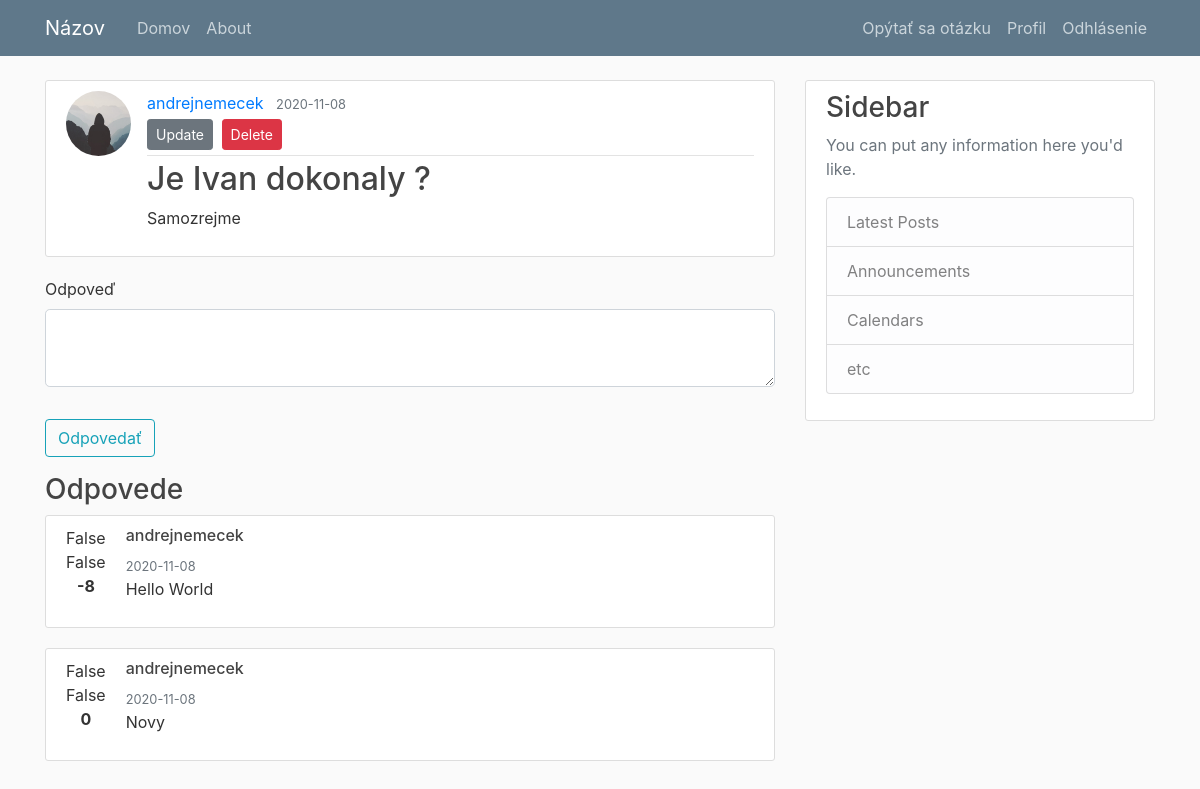
The app's page /post/1 (signed in) with its own data.
### application/models.py (models this page shows, shortened)
class User(db.Model, UserMixin):
    id = db.Column(db.Integer, primary_key=True)
    username = db.Column(db.String(20), unique=True, nullable=False)
    email = db.Column(db.String(120), unique=True, nullable=False)
    image_file = db.Column(db.String(20), nullable=False, default='default.jpg')
    password = db.Column(db.String(60), nullable=False)
    posts = db.relationship('Post', backref='author', lazy=True)
    comments = db.relationship('Comment', backref='author', lazy=True)
    comment_likes = db.relationship('CommentLike', backref='user', lazy=True)
    post_likes = db.relationship('PostLike', backref='user', lazy=True)

class Post(db.Model):
    id = db.Column(db.Integer, primary_key=True)
    title =  db.Column(db.String(100), nullable=False)
    date_posted = db.Column(db.DateTime, nullable=False, default=datetime.utcnow())
    content = db.Column(db.Text, nullable=False)
    user_id = db.Column(db.Integer, db.ForeignKey('user.id'), nullable=False)
    comments = db.relationship('Comment', backref='post', lazy=True)
    likes = db.relationship('PostLike', backref='post', lazy=True)
    keywords = db.relationship('KeyWord', backref='post', lazy=True)

class Comment(db.Model):
    id = db.Column(db.Integer, primary_key=True)
    content = db.Column(db.Text, nullable=False)
    date_posted = db.Column(db.DateTime, nullable=False, default=datetime.utcnow())
    user_id = db.Column(db.Integer, db.ForeignKey('user.id'), nullable=False)
    post_id = db.Column(db.Integer, db.ForeignKey('post.id'), nullable=False)
    likes = db.relationship('CommentLike', backref='comment', lazy=True)
    votes = 0
    can_upvote = True
    can_downvote = True

### application/posts/routes.py (the view)
@posts.route('/post/<int:post_id>')
def post(post_id):
    post = Post.query.get_or_404(post_id)
    comments = post.comments
    for comment in comments:
        comment.votes = 0
        for vote in comment.likes:
            comment.votes = comment.votes + 1 if vote.is_upvote else comment.votes - 1
        if current_user:
            has_upvoted = CommentLike.query.filter_by(comment_id = comment.id).filter_by(user_id = current_user.id).filter_by(is_upvote=True).first()
            if has_upvoted:
                comment.can_upvote = False
            has_downvoted = CommentLike.query.filter_by(comment_id = comment.id).filter_by(user_id = current_user.id).filter_by(is_upvote=False).first()
            if has_downvoted:
                comment.can_downvote = False
    form = ResponseForm()
    return render_template('post.html', post_id=post_id, title=post.title, post=post, form=form, comments=comments)

### application/posts/forms.py
class ResponseForm(FlaskForm):
    message = TextAreaField('Odpoveď', validators=[DataRequired()])
    submit = SubmitField('Odpovedať')

### application/models.py (called while the page is built)
@login_manager.user_loader
def load_user(user_id):
    return User.query.get(int(user_id))

### application/templates/post.html (shortened to what this page needs)
{% extends "layout.html" %}
{% block content %}
<article class="media content-section">
  <img class="rounded-circle article-img"
    src="{{ url_for('static', filename='profile_pics/' + post.author.image_file) }}">
  <div class="media-body">
    <div class="article-metadata">
      <a class="mr-2"
        href="{{ url_for('users.user_posts', username=post.author.username) }}">{{ post.author.username }}</a>
      <small class="text-muted">{{ post.date_posted.strftime('%Y-%m-%d') }}</small>
      {% if post.author == current_user %}
      <div>
        <a class="btn btn-secondary btn-sm mt-1 mb-1"
          href="{{ url_for('posts.update_post', post_id = post.id) }}">Update</a>
        <button type="button" class="btn btn-danger btn-sm m-1" data-toggle="modal"
          data-target="#deleteModal">Delete</button>
      </div>
      {% endif %}
    </div>
    <h2 class="article-title">{{ post.title }}</h2>
    <p class="article-content">{{ post.content }}</p>
  </div>
</article>
<div>
  <form method="POST" action="{{url_for('posts.add_post_comment', post_id=post_id)}}">
    <fieldset class="form-group">
      <div class="form-group">
        {{ form.message.label(class="form-control-label") }}
        {% if form.message.errors %}
        {{ form.message(class="form-control form-control-lg is-invalid") }}
        <div class="invalid-feedback">
          {% for error in form.message.errors %}
          <span>{{ error }}</span>
          {% endfor %}
        </div>
        {% else %}
        {{ form.message(class="form-control form-control-lg") }}
        {% endif %}
      </div>
    </fieldset>
    <div class="form-group">
      {{ form.submit(class="btn btn-outline-info") }}
    </div>
  </form>
</div>
<section>
  <h3>Odpovede</h3>
  {% for comment in comments %}
  <article class="content-section media">
    <div class="votes">
      <form action="{{ url_for('posts.upvote_comment', post_id=post_id, comment_id=comment.id) }}" method="post">
        <div>{{comment.can_upvote}}</div>
        <div>{{comment.can_downvote}}</div>
      </form>
      <strong>{{ comment.votes }}</strong>
    </div>
    <div>
      <h6>{{ comment.author.username }}</h6>
      <small class="text-muted">{{ comment.date_posted.strftime('%Y-%m-%d') }}</small>
      <p>{{ comment.content }}</p>
    </div>
  </article>
  {% endfor %}
</section>
{% endblock content %}

### application/static/main.css (style rules this page uses)
body { background: #fafafa; color: #333333; margin-top: 5rem; }
h1, h2, h3, h4, h5, h6 { color: #444444; }
.content-section { background: #ffffff; padding: 10px 20px; border: 1px solid #dddddd; border-radius: 3px; margin-bottom: 20px; }
.article-title { color: #444444; }
.article-content { white-space: pre-line; }
.article-img { height: 65px; width: 65px; margin-right: 16px; }
.article-metadata { padding-bottom: 1px; margin-bottom: 4px; border-bottom: 1px solid #e3e3e3; }
.votes { padding-right: 20px; }
.votes * { display: block; text-align: center; }

### records on screen
User: image_file (placeholder picture), author.username "andrejnemecek"
Post: date_posted "2020-11-08", title "Je Ivan dokonaly ?", content "Samozrejme"
Comment: can_upvote "False", can_downvote "False", votes "-8", author.username "andrejnemecek", date_posted "2020-11-08", content "Hello World"
Comment: can_upvote "False", can_downvote "False", votes "0", author.username "andrejnemecek", date_posted "2020-11-08", content "Novy"
